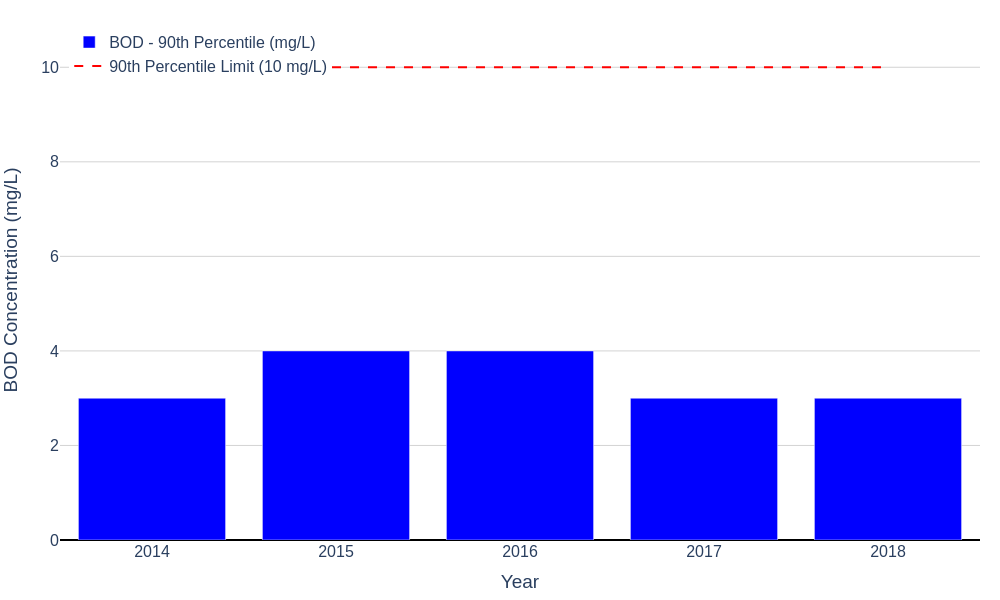

Recreate this plot in Python.
# filename: annual_bod_90th_percentile_vs_limit.py
import pandas as pd
import plotly.graph_objects as go

# Load the data
file_csv = "annual_discharge_compliance_summary_2014_2018.csv"
df = pd.read_csv(file_csv)

# Prepare the bar chart for BOD 90th percentile
fig = go.Figure()

# Blue bars for BOD 90th percentile
fig.add_trace(go.Bar(
    x=df['Year'].astype(str),
    y=df['BOD - 90th Percentile (mg/L)'],
    name='BOD - 90th Percentile (mg/L)',
    marker_color='blue'
))

# Red horizontal line for 90th percentile discharge limit
bod_90th_limit = df['BOD 90th Percentile Limit (mg/L)'].iloc[0]  # limit is same for all years
fig.add_trace(go.Scatter(
    x=df['Year'].astype(str),
    y=[bod_90th_limit]*len(df),
    mode='lines',
    name='90th Percentile Limit (10 mg/L)',
    line=dict(color='red', dash='dash')
))

# Update layout
ymax = max(df['BOD - 90th Percentile (mg/L)'].max(), bod_90th_limit) * 1.1

fig.update_layout(
    yaxis=dict(title='BOD Concentration (mg/L)', range=[0, ymax],
               gridcolor='lightgrey', zeroline=True, zerolinecolor='black'),
    xaxis=dict(title='Year'),
    legend=dict(x=0.01, y=0.99),
    template='plotly_white',
    font=dict(size=16),
    margin=dict(l=60, r=20, t=20, b=60),
)

# Save the figure to files
html_file = "annual_bod_90th_percentile_vs_limit.html"
png_file = "annual_bod_90th_percentile_vs_limit.png"
csv_file = "annual_bod_90th_percentile_vs_limit_data.csv"

fig.write_html(html_file, include_plotlyjs='cdn')
fig.write_image(png_file, width=1000, height=600)
df.to_csv(csv_file, index=False)

print(html_file)
print(png_file)
print(csv_file)
